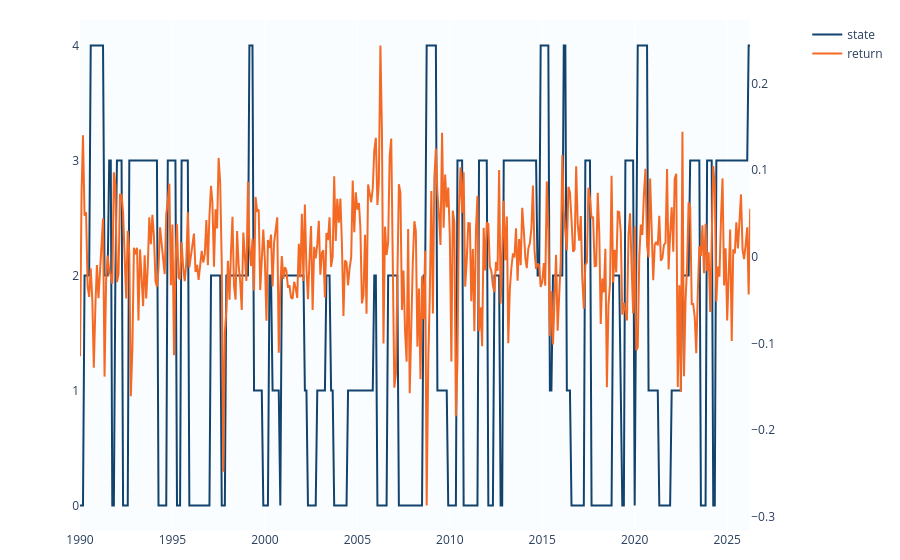
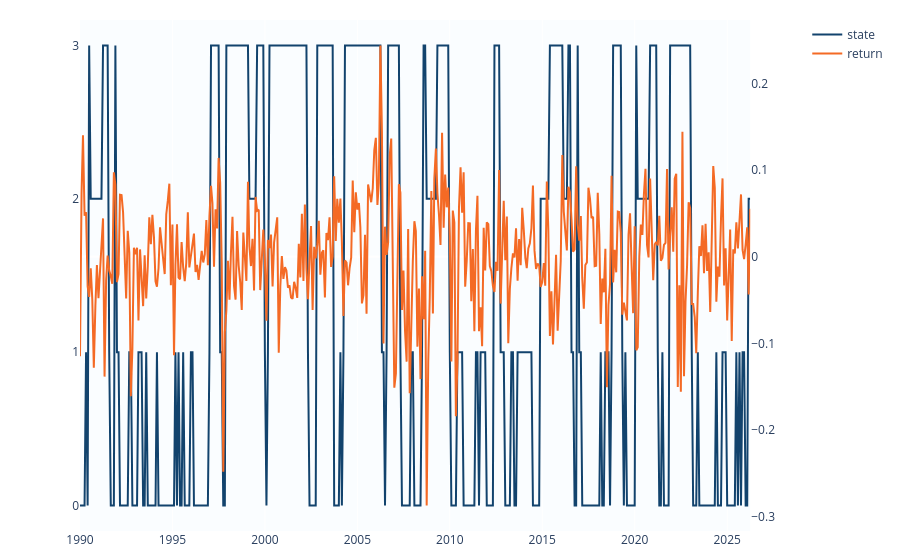

Notebook code for these charts, in order:
### Code cell
# Visualising states alongside commodity returns

for model_no in final_models:
    print("")
    print(f"Model No.{model_no}")
    [print(x) for x in best_models_dict[model_no]["state_means"]["state_description"] if x != ""]
    print("_______________________")
    fig = make_subplots(specs=[[{"secondary_y": True}]])
    fig.add_trace(
        go.Scatter(
            x = df["date"]
            , y= best_models_dict[model_no]["states"]
            , mode = "lines"
            , name = "state"
            , line = dict(color = "#12436D"))
        , secondary_y = False)
    fig.update_yaxes(showgrid = False, zeroline = False, tickmode = "linear", dtick = 1, secondary_y = False)
    fig.add_trace(
        go.Scatter(
            x= df["date"]
            , y= df[f"{commodity}_return"]
            , mode = "lines"
            , name = "return"
            , line = dict(color = "#F46A25"))
        , secondary_y = True)
    fig.update_yaxes(showgrid = False, secondary_y = True)
    fig.update_layout(height = 200, margin = dict(t = 20, b = 20), plot_bgcolor = "#FAFDFF")
    fig.show()

### Figure 1 — Plotly figure (JSON) as saved in the notebook; plotly's stock layout.template omitted (floating-point values rounded to 4 significant figures; data arrays with more than 128 entries replaced by an {"elided": "..."} marker saying what was removed)
{"data": [{"line": {"color": "#12436D"}, "mode": "lines", "name": "state", "type": "scatter", "x": {"elided": "436 str values"}, "xaxis": "x", "y": {"elided": "436 int values"}, "yaxis": "y"}, {"line": {"color": "#F46A25"}, "mode": "lines", "name": "return", "type": "scatter", "x": {"elided": "436 str values"}, "xaxis": "x", "y": {"elided": "436 float values"}, "yaxis": "y2"}], "layout": {"autosize": true, "margin": {"b": 20, "t": 20}, "plot_bgcolor": "#FAFDFF", "xaxis": {"anchor": "y", "autorange": true, "domain": [0, 0.94], "range": ["1990-01-01", "2026-04-01"], "type": "date"}, "yaxis": {"anchor": "x", "autorange": true, "domain": [0, 1], "dtick": 1, "range": [-0.2222, 4.222], "showgrid": false, "tickmode": "linear", "type": "linear", "zeroline": false}, "yaxis2": {"anchor": "x", "autorange": true, "overlaying": "y", "range": [-0.3168, 0.2735], "showgrid": false, "side": "right", "type": "linear"}}}

### Figure 2 — Plotly figure (JSON) as saved in the notebook; plotly's stock layout.template omitted (floating-point values rounded to 4 significant figures; data arrays with more than 128 entries replaced by an {"elided": "..."} marker saying what was removed)
{"data": [{"line": {"color": "#12436D"}, "mode": "lines", "name": "state", "type": "scatter", "x": {"elided": "436 str values"}, "xaxis": "x", "y": {"elided": "436 int values"}, "yaxis": "y"}, {"line": {"color": "#F46A25"}, "mode": "lines", "name": "return", "type": "scatter", "x": {"elided": "436 str values"}, "xaxis": "x", "y": {"elided": "436 float values"}, "yaxis": "y2"}], "layout": {"autosize": true, "margin": {"b": 20, "t": 20}, "plot_bgcolor": "#FAFDFF", "xaxis": {"anchor": "y", "autorange": true, "domain": [0, 0.94], "range": ["1990-01-01", "2026-04-01"], "type": "date"}, "yaxis": {"anchor": "x", "autorange": true, "domain": [0, 1], "dtick": 1, "range": [-0.1667, 3.167], "showgrid": false, "tickmode": "linear", "type": "linear", "zeroline": false}, "yaxis2": {"anchor": "x", "autorange": true, "overlaying": "y", "range": [-0.3168, 0.2735], "showgrid": false, "side": "right", "type": "linear"}}}
